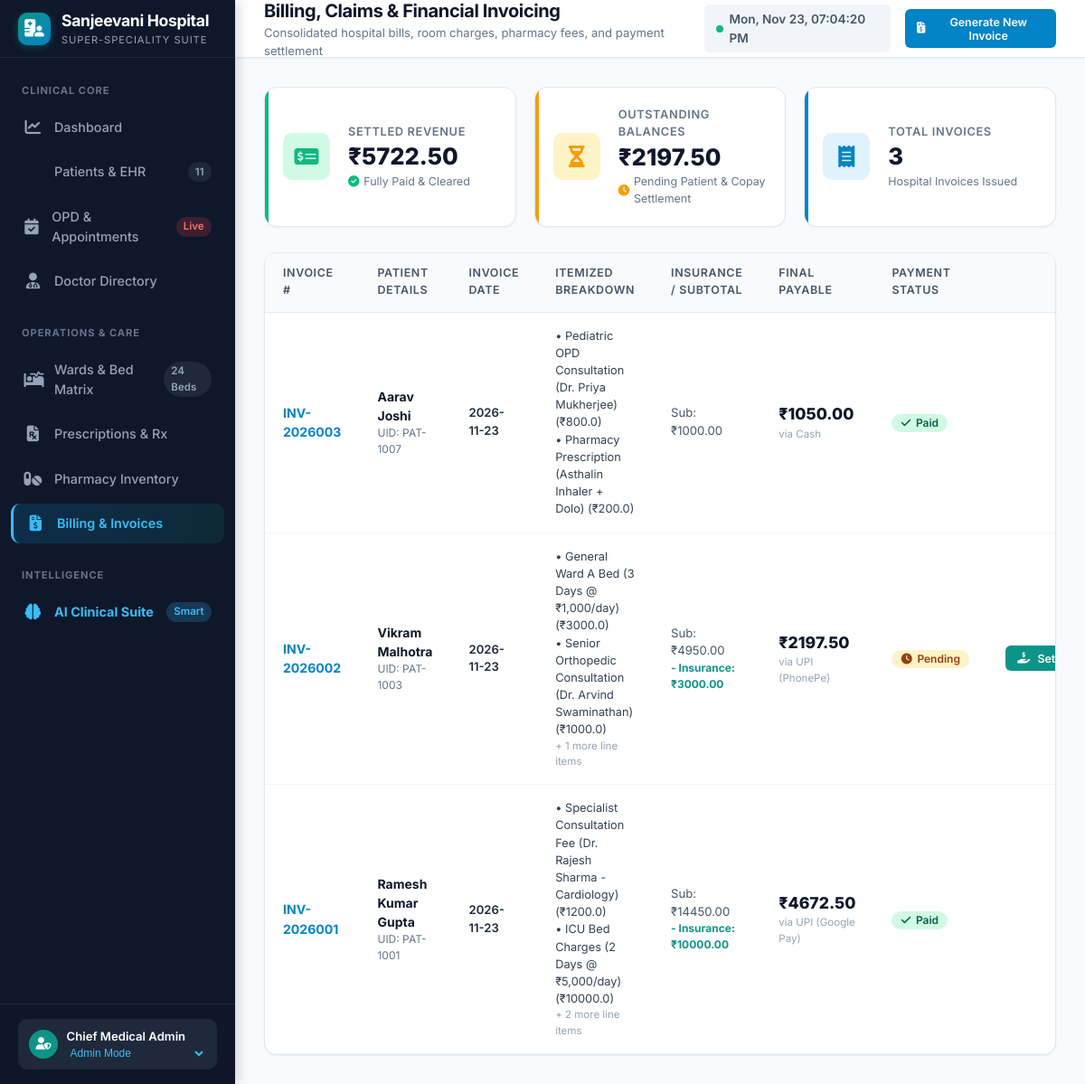
Screenshot of /billing with the database file from the repository.
### tables this page shows
CREATE TABLE bills (
        id INTEGER PRIMARY KEY AUTOINCREMENT,
        invoice_number TEXT UNIQUE NOT NULL,
        patient_id INTEGER NOT NULL,
        date TEXT NOT NULL,
        items TEXT NOT NULL, -- JSON Array: [{description, category, quantity, unit_price, total}]
        subtotal REAL NOT NULL,
        tax_percent REAL DEFAULT 5.0,
        discount REAL DEFAULT 0.0,
        insurance_covered REAL DEFAULT 0.0,
        total_amount REAL NOT NULL,
        payment_status TEXT DEFAULT 'Pending', -- 'Paid', 'Pending', 'Partial'
        payment_method TEXT DEFAULT 'Cash',
        notes TEXT,
        created_at TIMESTAMP DEFAULT CURRENT_TIMESTAMP,
        FOREIGN KEY (patient_id) REFERENCES patients(id) ON DELETE CASCADE
    );

CREATE TABLE patients (
        id INTEGER PRIMARY KEY AUTOINCREMENT,
        patient_uid TEXT UNIQUE NOT NULL,
        name TEXT NOT NULL,
        age INTEGER NOT NULL,
        gender TEXT NOT NULL,
        blood_group TEXT,
        phone TEXT,
        email TEXT,
        address TEXT,
        emergency_contact_name TEXT,
        emergency_contact_phone TEXT,
        allergies TEXT,
        chronic_conditions TEXT,
        admission_status TEXT DEFAULT 'Outpatient', -- 'Outpatient', 'Admitted', 'Discharged', 'Emergency'
        bed_id INTEGER,
        created_at TIMESTAMP DEFAULT CURRENT_TIMESTAMP,
        FOREIGN KEY (bed_id) REFERENCES beds(id) ON DELETE SET NULL
    );

### app.py (the view)
@app.get("/billing", response_class=HTMLResponse)
async def billing_page(request: Request):
    bills = get_all_bills()
    patients = get_all_patients()
    paid_total = sum(b["total_amount"] for b in bills if b["payment_status"] == "Paid")
    pending_total = sum(b["total_amount"] for b in bills if b["payment_status"] == "Pending")
    metrics = get_dashboard_metrics()
    return templates.TemplateResponse(
        request=request,
        name="billing.html",
        context={
            "active_page": "billing",
            "bills": bills,
            "patients": patients,
            "paid_total": paid_total,
            "pending_total": pending_total,
            "total_patients": metrics["total_patients"]
        }
    )

### templates/billing.html (shortened to what this page needs)
{% extends "base.html" %}
{% block page_title %}Billing, Claims & Financial Invoicing{% endblock %}
{% block page_subtitle %}Consolidated hospital bills, room charges, pharmacy fees, and payment settlement{% endblock %}
{% block header_actions %}
<button class="btn btn-primary btn-sm" onclick="openModal('newBillModal')">
    <i class="fas fa-file-invoice-dollar"></i> Generate New Invoice
</button>
{% endblock %}
{% block content %}
<div class="stats-grid">
    <div class="stat-card green">
        <div class="stat-icon-wrapper">
            <i class="fas fa-money-check-alt"></i>
        </div>
        <div class="stat-content">
            <div class="stat-label">Settled Revenue</div>
            <div class="stat-value">₹{{ "%.2f"|format(paid_total) }}</div>
            <div class="stat-sub"><i class="fas fa-check-circle" style="color:var(--success);"></i> Fully Paid & Cleared</div>
        </div>
    </div>
    <div class="stat-card amber">
        <div class="stat-icon-wrapper">
            <i class="fas fa-hourglass-half"></i>
        </div>
        <div class="stat-content">
            <div class="stat-label">Outstanding Balances</div>
            <div class="stat-value">₹{{ "%.2f"|format(pending_total) }}</div>
            <div class="stat-sub"><i class="fas fa-clock" style="color:var(--warning);"></i> Pending Patient & Copay Settlement</div>
        </div>
    </div>
    <div class="stat-card blue">
        <div class="stat-icon-wrapper">
            <i class="fas fa-receipt"></i>
        </div>
        <div class="stat-content">
            <div class="stat-label">Total Invoices</div>
            <div class="stat-value">{{ bills|length }}</div>
            <div class="stat-sub">Hospital Invoices Issued</div>
        </div>
    </div>
</div>
<div class="card">
    <div class="card-body" style="padding: 0;">
        <div class="table-responsive">
            <table class="clinical-table" id="billsTable">
                <thead>
                    <tr>
                        <th>Invoice #</th>
                        <th>Patient Details</th>
                        <th>Invoice Date</th>
                        <th>Itemized Breakdown</th>
                        <th>Insurance / Subtotal</th>
                        <th>Final Payable</th>
                        <th>Payment Status</th>
                        <th style="text-align:right;">Actions</th>
                    </tr>
                </thead>
                <tbody>
                    {% for b in bills %}
                    <tr>
                        <td>
                            <strong style="color:var(--primary); font-size:0.88rem;">{{ b.invoice_number }}</strong>
                        </td>
                        <td>
                            <div style="font-weight:700; color:var(--slate-900);">{{ b.patient_name }}</div>
                            <div style="font-size:0.75rem; color:var(--slate-500);">UID: {{ b.patient_uid }}</div>
                        </td>
                        <td>
                            <div style="font-size:0.82rem; font-weight:600;">{{ b.date }}</div>
                        </td>
                        <td>
                            <div style="font-size:0.8rem; color:var(--slate-700);">
                                {% for item in b['items'][:2] %}
                                <div>• {{ item.description }} (₹{{ item.total }})</div>
                                {% endfor %}
                                {% if b['items']|length > 2 %}
                                <div style="font-size:0.72rem; color:var(--slate-400);">+ {{ b['items']|length - 2 }} more line items</div>
                                {% endif %}
                            </div>
                        </td>
                        <td>
                            <div style="font-size:0.82rem; color:var(--slate-600);">Sub: ₹{{ "%.2f"|format(b.subtotal) }}</div>
                            {% if b.insurance_covered > 0 %}
                            <div style="font-size:0.75rem; color:var(--teal); font-weight:700;">- Insurance: ₹{{ "%.2f"|format(b.insurance_covered) }}</div>
                            {% endif %}
                        </td>
                        <td>
                            <div style="font-size:1.1rem; font-weight:800; color:var(--slate-900);">₹{{ "%.2f"|format(b.total_amount) }}</div>
                            <div style="font-size:0.72rem; color:var(--slate-400);">via {{ b.payment_method }}</div>
                        </td>
                        <td>
                            {% if b.payment_status == 'Paid' %}
                            <span class="badge badge-success"><i class="fas fa-check"></i> Paid</span>
                            {% else %}
                            <span class="badge badge-warning"><i class="fas fa-clock"></i> Pending</span>
                            {% endif %}
                        </td>
                        <td style="text-align:right;">
                            <div style="display:inline-flex; gap:0.4rem;">
                                {% if b.payment_status != 'Paid' %}
                                <button class="btn btn-teal btn-sm" onclick="settleBill({{ b.id }})">
                                    <i class="fas fa-hand-holding-usd"></i> Settle
                                </button>
                                {% endif %}
                            </div>
                        </td>
                    </tr>
                    {% endfor %}
                </tbody>
            </table>
        </div>
    </div>
</div>
{% endblock %}

### static/css/styles.css (style rules this page uses)
:root { --primary: #0284c7; --primary-hover: #0369a1; --primary-light: #e0f2fe; --teal: #0d9488; --teal-hover: #0f766e; --teal-light: #ccfbf1; --success: #10b981; --success-light: #d1fae5; --warning: #f59e0b; --warning-light: #fef3c7; --danger: #ef4444; --danger-light: #fee2e2; --slate-900: #0f172a; --slate-800: #1e293b; --slate-700: #334155; --slate-600: #475569; --slate-500: #64748b; --slate-400: #94a3b8; --slate-200: #e2e8f0; --slate-100: #f1f5f9; --slate-50: #f8fafc; --white: #ffffff; --font-sans: 'Inter', -apple-system, BlinkMacSystemFont, "Segoe UI", Roboto, Oxygen, Ubuntu, Cantarell, sans-serif; --sidebar-width: 260px; --header-height: 64px; --radius-sm: 6px; --radius-md: 10px; --radius-lg: 14px; --radius-xl: 20px; --shadow-sm: 0 1px 2px 0 rgba(0, 0, 0, 0.05); --shadow-md: 0 4px 6px -1px rgba(0, 0, 0, 0.1), 0 2px 4px -1px rgba(0, 0, 0, 0.06); --shadow-lg: 0 10px 15px -3px rgba(0, 0, 0, 0.1), 0 4px 6px -2px rgba(0, 0, 0, 0.05); --shadow-xl: 0 20px 25px -5px rgba(0, 0, 0, 0.1), 0 10px 10px -5px rgba(0, 0, 0, 0.04); --transition: all 0.2s cubic-bezier(0.4, 0, 0.2, 1); }
* { box-sizing: border-box; margin: 0; padding: 0; }
body { font-family: var(--font-sans); background-color: #f8fafc; color: var(--slate-800); line-height: 1.5; -webkit-font-smoothing: antialiased; min-height: 100vh; display: flex; }
.btn { display: inline-flex; align-items: center; justify-content: center; gap: 0.5rem; padding: 0.55rem 1.1rem; font-size: 0.875rem; font-weight: 600; border-radius: var(--radius-md); border: 1px solid transparent; cursor: pointer; transition: var(--transition); text-decoration: none; font-family: inherit; }
.btn-primary { background-color: var(--primary); color: white; }
.btn-teal { background-color: var(--teal); color: white; }
.btn-sm { padding: 0.35rem 0.75rem; font-size: 0.78rem; border-radius: var(--radius-sm); }
.card { background-color: var(--white); border: 1px solid var(--slate-200); border-radius: var(--radius-lg); box-shadow: var(--shadow-sm); overflow: hidden; transition: var(--transition); }
.card-body { padding: 1.5rem; }
.stats-grid { display: grid; grid-template-columns: repeat(auto-fit, minmax(240px, 1fr)); gap: 1.25rem; margin-bottom: 1.75rem; }
.stat-card { background: var(--white); border: 1px solid var(--slate-200); border-radius: var(--radius-lg); padding: 1.25rem; display: flex; align-items: center; gap: 1.25rem; box-shadow: var(--shadow-sm); position: relative; overflow: hidden; }
.stat-card::before { content: ''; position: absolute; left: 0; top: 0; bottom: 0; width: 4px; }
.stat-card.blue::before { background-color: var(--primary); }
.stat-card.amber::before { background-color: var(--warning); }
.stat-card.green::before { background-color: var(--success); }
.stat-icon-wrapper { width: 52px; height: 52px; border-radius: var(--radius-md); display: flex; align-items: center; justify-content: center; font-size: 1.5rem; flex-shrink: 0; }
.stat-card.blue .stat-icon-wrapper { background-color: var(--primary-light); color: var(--primary); }
.stat-card.amber .stat-icon-wrapper { background-color: var(--warning-light); color: var(--warning); }
.stat-card.green .stat-icon-wrapper { background-color: var(--success-light); color: var(--success); }
.stat-content { flex: 1; }
.stat-label { font-size: 0.8rem; font-weight: 600; color: var(--slate-500); text-transform: uppercase; letter-spacing: 0.05em; }
.stat-value { font-size: 1.6rem; font-weight: 800; color: var(--slate-900); line-height: 1.2; margin: 0.2rem 0; }
.stat-sub { font-size: 0.78rem; color: var(--slate-500); display: flex; align-items: center; gap: 0.3rem; }
.badge { display: inline-flex; align-items: center; gap: 0.35rem; padding: 0.25rem 0.65rem; border-radius: 999px; font-size: 0.75rem; font-weight: 600; line-height: 1; }
.badge-success { background-color: var(--success-light); color: #065f46; }
.badge-warning { background-color: var(--warning-light); color: #92400e; }
.table-responsive { width: 100%; overflow-x: auto; }
.clinical-table { width: 100%; border-collapse: separate; border-spacing: 0; text-align: left; font-size: 0.875rem; }
.clinical-table th { background-color: var(--slate-50); color: var(--slate-600); font-weight: 600; font-size: 0.78rem; text-transform: uppercase; letter-spacing: 0.05em; padding: 0.85rem 1.25rem; border-bottom: 1px solid var(--slate-200); }
.clinical-table td { padding: 1rem 1.25rem; border-bottom: 1px solid var(--slate-100); color: var(--slate-800); vertical-align: middle; }

### rows the page displays
bills: invoice_number "INV-2026003", patient_name "Aarav Joshi", patient_uid "PAT-1007", date "2026-11-23", description "Pediatric OPD Consultation (Dr. Priya Mukherjee)" "Pharmacy Prescription (Asthalin Inhaler + Dolo)", total "800.0" "200.0", subtotal "1000.00", total_amount "1050.00", payment_method "Cash", payment_status "Paid" (drawn)
bills: invoice_number "INV-2026002", patient_name "Vikram Malhotra", patient_uid "PAT-1003", date "2026-11-23", description "General Ward A Bed (3 Days @ ₹1,000/day)" "Senior Orthopedic Consultation (Dr. Arvind Swaminathan)", total "3000.0" "1000.0", items|length "1", subtotal "4950.00", insurance_covered "3000.00", total_amount "2197.50", payment_method "UPI (PhonePe)", payment_status "Pending" (drawn)
bills: invoice_number "INV-2026001", patient_name "Ramesh Kumar Gupta", patient_uid "PAT-1001", date "2026-11-23", description "Specialist Consultation Fee (Dr. Rajesh Sharma - Cardiology)" "ICU Bed Charges (2 Days @ ₹5,000/day)", total "1200.0" "10000.0", items|length "2", subtotal "14450.00", insurance_covered "10000.00", total_amount "4672.50", payment_method "UPI (Google Pay)", payment_status "Paid" (drawn)

### other values shown
{{ total_patients or 10 }} "11"
{{ "%.2f"|format(paid_total) }} "5722.50"
{{ "%.2f"|format(pending_total) }} "2197.50"
{{ bills|length }} "3"
